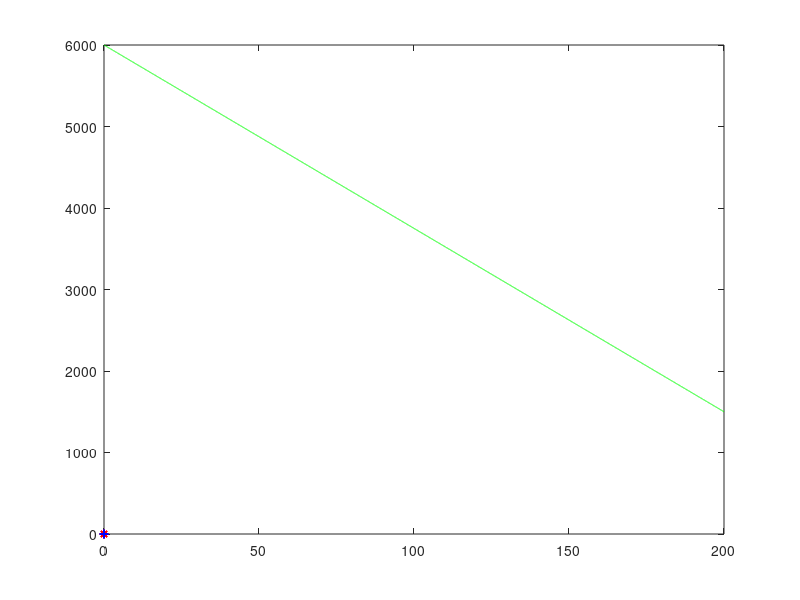

The MATLAB source for this figure:
files = dir('C:/Users/Jordan/Documents/This Semester/ECE 759/Project2/NoWaterTesting/*.jpg');
path = 'C:/Users/Jordan/Documents/This Semester/ECE 759/Project2/NoWaterTesting/';
i = 1;
x = zeros(1,10);
y = zeros(1,10);
for file = files'
    RGB = imread(strcat(path,file.name));
    x(i) = mean2(RGB);
    std_dev = std2(RGB);
    y(i) = std_dev^2;
    i = i + 1;
end

files = dir('C:/Users/Jordan/Documents/This Semester/ECE 759/Project2/ImagesWithWaterTESTING/*.jpg');
path = 'C:/Users/Jordan/Documents/This Semester/ECE 759/Project2/ImagesWithWaterTESTING/';
i = 1;
h = zeros(1,10);
k = zeros(1,10);
for file = files'
    RGB = imread(strcat(path,file.name));
    h(i) = mean2(RGB);
    std_dev = std2(RGB);
    k(i) = std_dev^2;
    i = i + 1;
end

a = 0:.01:200;
b = -22.5*a + 6000;
plot(x,y,'r*',h,k,'b+')
hold on
plot(a,b, 'g')




